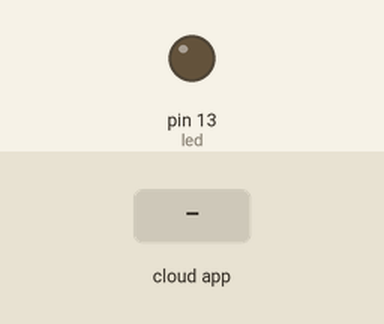
Recording of a sketch running on a simulated Arduino Uno, built with avr-gcc and run on an emulated ATmega328P. On the bench: output pins drawn as LEDs (lit = HIGH). The inputs (shaded band) are chosen by the test bench. The ROS host is connected and sends only what is stated.

Above: at 1.2 s.
1.3 s: the phone or cloud app sets toogle_led to 0
At 1.6 s:
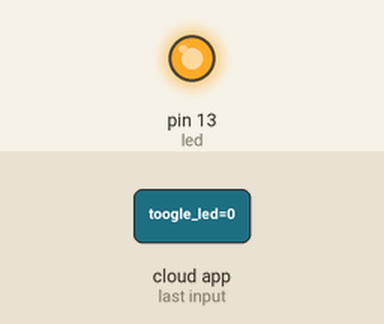
2.8 s: the phone or cloud app sets toogle_led to 1
At 4.0 s:
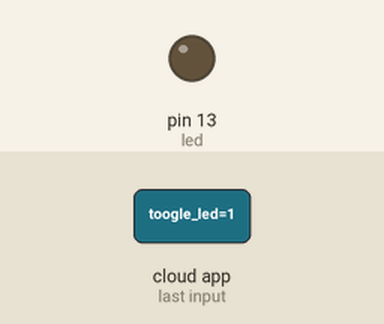
Timing chart, 0 to 5.8 s (numbered marks = the images above; inputs shaded):
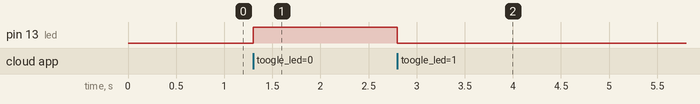

Measured:
- after the input at 1.3 s, pin 13 (led): LOW → HIGH at once
- after the input at 2.8 s, pin 13 (led): HIGH → LOW at once

The sketch:

blink_rosSerial.ino
```cpp
/*
 * rosserial Subscriber Example
 * Blinks an LED on callback
 */
 #include<ros.h>
 #include<std_msgs/Empty.h>
 //ROS handle
 ros::NodeHandle nh;
 //Funtion callback
 /*
  * callback function will be executed for any new command received
  *
  *When a message arrived, if the LED is ON it will be turned OFF,
  *and if it is OFF it will be turned ON
  */
 void messageCb(const std_msgs::Empty& toggle_msg){
  digitalWrite(13,HIGH-digitalRead(13));//blink the led
  }
  //We subscribe to the topic toogle_led with the message std::msgs
  ros::Subscriber<std_msgs::Empty>sub("toogle_led",&messageCb);
void setup() {
  // put your setup code here, to run once:
  pinMode(13,OUTPUT);
  nh.initNode();
  nh.subscribe(sub);
}

void loop() {
  // put your main code here, to run repeatedly:
nh.spinOnce();
delay(1);
}
```
